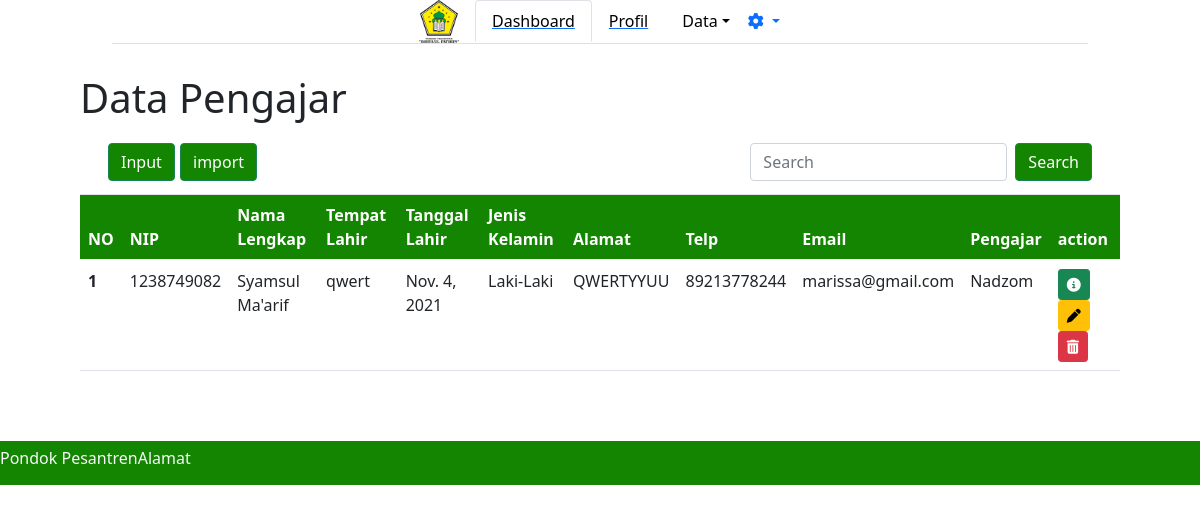
/adminpondok/datapengajar/, run on the app's committed database.
### adminpondok/models.py (models this page shows)
class Pengajar(models.Model):
    kelamin = [
        ('Laki-Laki', 'Laki-Laki'),
        ('Perempuan', 'Perempuan'),
    ]
    NIP = models.IntegerField()
    nama_pengajar = models.CharField(max_length=30)
    tempat_lahir = models.CharField(max_length=20)
    tanggal_lahir = models.DateField()
    jk = models.CharField(max_length=9, choices=kelamin, default='')
    almt = models.TextField(default='')
    telp = models.IntegerField(default=0)
    email = models.CharField(default='', max_length=20)
    pngjr = models.CharField(max_length=10, default='')

### adminpondok/views.py (the view, shortened to what this page needs)
# urls.py: path('datapengajar/', views.datapengajar),
def datapengajar(req):
    pengajar = models.Pengajar.objects.all()
    return render(req, 'adminpondok/datapengajar.html', {
        'data': pengajar,
    })

### adminpondok/templates/adminpondok/datapengajar.html (shortened to what this page needs)
{% extends "adminpondok/base.html" %}
{% block content %}
<h1>Data Pengajar</h1>
<nav class="navbar navbar-light bg-white">
    <div class="container-fluid">
        <a class="navbar-brand">
            <button type="button" class="btn btn-success" data-bs-toggle="modal" data-bs-target="#staticBackdrop" style="background-color: #138500;">
                Input
            </button>
            <button type="button" class="btn btn-success" style="background-color: #138500;">
                import
            </button>
            </a>
            <form class="d-flex">
                <input class="form-control me-2" type="search" placeholder="Search" aria-label="Search">
                <button class="btn btn-success" style="background-color:#138500 ;" type="submit">Search</button>
            </form>
        </div>
    </nav>
</div>
<table class="table">
    <thead>
        <tr style="background-color: #138500; color: #FFFFFF ;">
            <th scope="col">NO</th>
            <th scope="col">NIP</th>
            <th scope="col">Nama Lengkap</th>
            <th scope="col">Tempat Lahir</th>
            <th scope="col">Tanggal Lahir</th>
            <th scope="col">Jenis Kelamin</th>
            <th scope="col">Alamat</th>
            <th scope="col">Telp</th>
            <th scope="col">Email</th>
            <th scope="col">Pengajar</th>
            <th scope="col">action</th>
        </tr>
    </thead>
    {% for d in data %}
    <tbody>
        <tr>
            <th scope="row">{{ forloop.counter }}</th>
            <td>{{d.NIP}}</td>
            <td>{{d.nama_pengajar}}</td>
            <td>{{d.tempat_lahir}}</td>
            <td>{{d.tanggal_lahir}}</td>
            <td>{{d.jk}}</td>
            <td>{{d.almt}}</td>
            <td>{{d.telp}}</td>
            <td>{{d.email}}</td>
            <td>{{d.pngjr}}</td>
            <td>
                <a class="btn btn-sm btn-success" href="/{{d.id}}/detail"><i class="fas fa-info-circle"></i></a>
                <a class="btn btn-sm btn-warning" data-bs-toggle="modal" data-bs-target="#update"
                    href="/adminpondok/dataapengajar/{{d.id}}/updatepengajar"><i class="fas fa-pen"></i></a>
                <a class="btn btn-sm btn-danger" href="/adminpondok/datapengajar/{{d.id}}/deletepengajar"><i class="fas fa-trash-alt"></i></a>
            </td>
        </tr>
    </tbody>
    {% endfor %}
</table>
</div>
{% endblock %}

### static/css/style.css (style rules this page uses)
* { margin: 0; padding: 0; box-sizing: border-box; }

### data on the page
Pengajar: NIP "1238749082", nama_pengajar "Syamsul Ma'arif", tempat_lahir "qwert", tanggal_lahir "Nov. 4, 2021", jk "Laki-Laki", almt "QWERTYYUU", telp "89213778244", email "marissa@gmail.com", pngjr "Nadzom"
